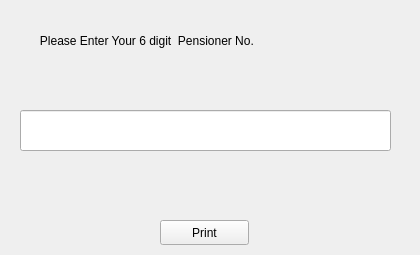
<?xml version="1.0" encoding="UTF-8"?>
<ui version="4.0">
 <class>MainWindow</class>
 <widget class="QMainWindow" name="MainWindow">
  <property name="geometry">
   <rect>
    <x>0</x>
    <y>0</y>
    <width>420</width>
    <height>255</height>
   </rect>
  </property>
  <property name="windowTitle">
   <string>MainWindow</string>
  </property>
  <widget class="QWidget" name="centralWidget">
   <widget class="QLabel" name="label">
    <property name="geometry">
     <rect>
      <x>0</x>
      <y>0</y>
      <width>401</width>
      <height>81</height>
     </rect>
    </property>
    <property name="text">
     <string>            Please Enter Your 6 digit  Pensioner No.</string>
    </property>
   </widget>
   <widget class="QLineEdit" name="lineEdit">
    <property name="geometry">
     <rect>
      <x>20</x>
      <y>110</y>
      <width>371</width>
      <height>41</height>
     </rect>
    </property>
    <property name="text">
     <string/>
    </property>
    <property name="maxLength">
     <number>6</number>
    </property>
   </widget>
   <widget class="QPushButton" name="pushButton">
    <property name="geometry">
     <rect>
      <x>160</x>
      <y>220</y>
      <width>89</width>
      <height>25</height>
     </rect>
    </property>
    <property name="text">
     <string>Print</string>
    </property>
   </widget>
  </widget>
 </widget>
 <layoutdefault spacing="6" margin="11"/>
 <resources/>
 <connections/>
</ui>
